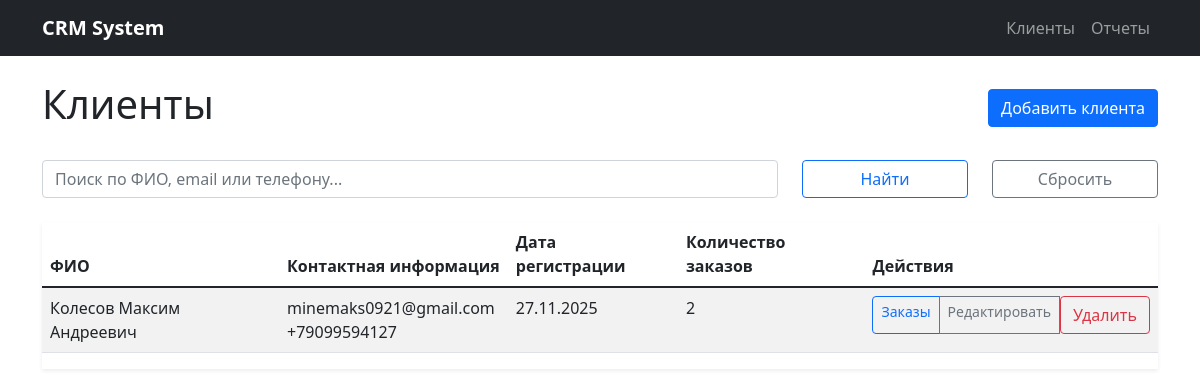
Before: / with the older database file.
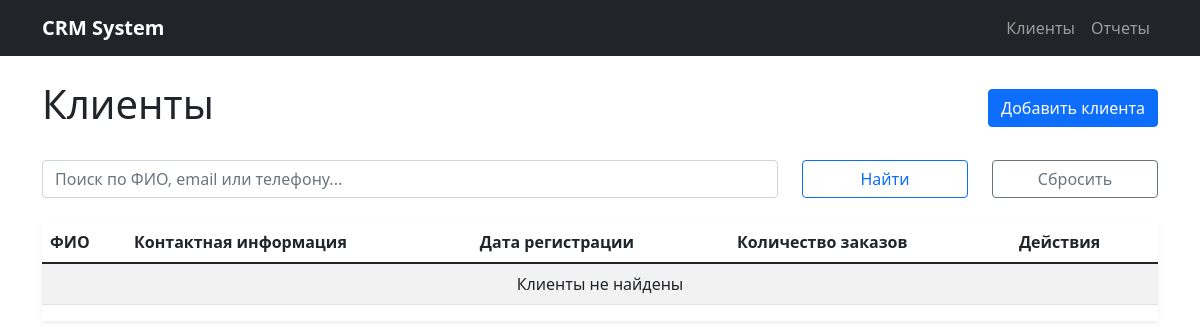
After: the same page with the newer database file.
### models.py (models this page shows)
class Customer(db.Model):
    id = db.Column(db.Integer, primary_key=True)
    last_name = db.Column(db.String(100), nullable=False)
    first_name = db.Column(db.String(100), nullable=False)
    middle_name = db.Column(db.String(100))
    email = db.Column(db.String(100))
    phone = db.Column(db.String(20))
    registration_date = db.Column(db.Date, nullable=False, default=datetime.utcnow)
    notes = db.Column(db.Text)
    orders = db.relationship('Order', backref='customer', lazy=True, cascade='all, delete-orphan')

### app.py (the view)
@app.route('/')
def index():
    search_query = request.args.get('search', '')
    page = request.args.get('page', 1, type=int)
    if search_query:
        customers = Customer.query.filter(
            db.or_(
                Customer.last_name.ilike(f'%{search_query}%'),
                Customer.first_name.ilike(f'%{search_query}%'),
                Customer.email.ilike(f'%{search_query}%'),
                Customer.phone.ilike(f'%{search_query}%')
            )
        ).paginate(page=page, per_page=10, error_out=False)
    else:
        customers = Customer.query.paginate(page=page, per_page=10, error_out=False)
    return render_template('customers.html', customers=customers, search_query=search_query)

### templates/customers.html (shortened to what this page needs)
{% extends "base.html" %}
{% block content %}
<div class="d-flex justify-content-between align-items-center mb-4">
    <h1>Клиенты</h1>
    <a href="{{ url_for('new_customer') }}" class="btn btn-primary">Добавить клиента</a>
</div>
<form method="get" class="mb-4">
    <div class="row">
        <div class="col-md-8">
            <input type="text" name="search" class="form-control" placeholder="Поиск по ФИО, email или телефону..." value="{{ search_query }}">
        </div>
        <div class="col-md-2">
            <button type="submit" class="btn btn-outline-primary w-100">Найти</button>
        </div>
        <div class="col-md-2">
            <a href="{{ url_for('index') }}" class="btn btn-outline-secondary w-100">Сбросить</a>
        </div>
    </div>
</form>
<div class="table-responsive">
    <table class="table table-striped">
        <thead>
            <tr>
                <th>ФИО</th>
                <th>Контактная информация</th>
                <th>Дата регистрации</th>
                <th>Количество заказов</th>
                <th>Действия</th>
            </tr>
        </thead>
        <tbody>
            {% for customer in customers.items %}
            <tr>
                <td>{{ customer.last_name }} {{ customer.first_name }} {{ customer.middle_name or '' }}</td>
                <td>
                    {% if customer.email %}{{ customer.email }}<br>{% endif %}
                    {% if customer.phone %}{{ customer.phone }}{% endif %}
                </td>
                <td>{{ customer.registration_date.strftime('%d.%m.%Y') }}</td>
                <td>{{ customer.orders|length }}</td>
                <td>
                    <div class="btn-group btn-group-sm">
                        <a href="{{ url_for('customer_orders', customer_id=customer.id) }}" class="btn btn-outline-primary">Заказы</a>
                        <a href="{{ url_for('edit_customer', customer_id=customer.id) }}" class="btn btn-outline-secondary">Редактировать</a>
                        <form method="post" action="{{ url_for('delete_customer', customer_id=customer.id) }}" class="d-inline">
                            <button type="submit" class="btn btn-outline-danger" onclick="return confirm('Удалить клиента?')">Удалить</button>
                        </form>
                    </div>
                </td>
            </tr>
            {% else %}
            <tr>
                <td colspan="5" class="text-center">Клиенты не найдены</td>
            </tr>
            {% endfor %}
        </tbody>
    </table>
</div>
{% endblock %}

Changed rows visible on the page:
removed Customer: last_name "Колесов", first_name "Максим", middle_name "Андреевич", email "minemaks0921@gmail.com", phone "+79099594127", registration_date "27.11.2025", orders|length "2"
Other visible differences:
text now shown: "Клиенты не найдены"
